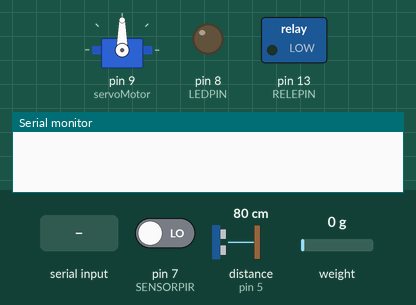
Simulated run of this sketch. Board: Arduino Uno, built with avr-gcc and run on an emulated ATmega328P. Shown: servo, switched loads named in the sketch (green lamp = pin HIGH), output pins drawn as LEDs (lit = HIGH), the last lines printed to the serial monitor. Wiring (inferred from the names in the program): ultrasonic range finder: trigger pin 6; echo pin 5. The inputs (shaded band) are chosen by the test bench; at power-on: distance to the obstacle (sensor on pin 5) 80 cm, pin 7 (SENSORPIR) LOW, weight on the scale 0 g. The echo pulse lasts 58.3 µs per cm; pins used as bus, display or sensor lines are not drawn.

Above: at 0.1 s.
At 3.6 s:
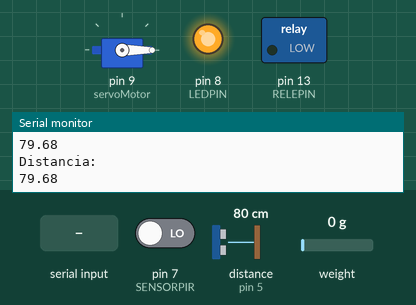
3.7 s: distance to the obstacle (sensor on pin 5) set to 12 cm
5.6 s: distance to the obstacle (sensor on pin 5) set to 9 cm
At 7.5 s:
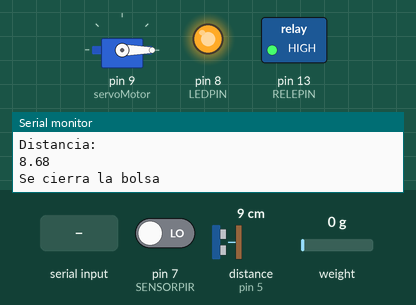
7.9 s: "j" received over the second serial link
Timing chart, 0 to 27.9 s (numbered marks = the images above; inputs shaded):
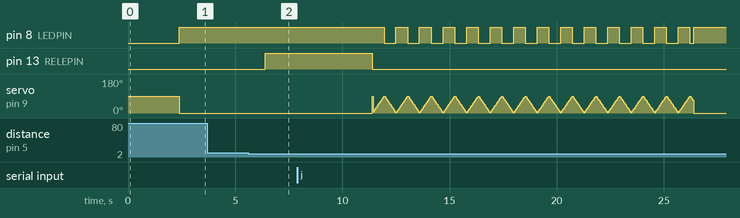

The sketch:

Proyecto_Final.ino
```cpp
//Servo
#include <Servo.h>

//Sensor de humedad
#include <DHT.h>
#include <DHT_U.h>
#include <Adafruit_Sensor.h>

//Balanza
#include <HX711_ADC.h>

//HC05
#include <SoftwareSerial.h>

SoftwareSerial BTserial(4,3); // RX | TX
char datoObtenido = ' ';

//DEFINE
#define DHTPIN 2
#define DHTTYPE DHT11
#define TSERVO 1000
#define TSERVOJUEGO 5
#define SENSORPIR 7
#define LEDPIN 8
#define RELEPIN 13
#define ECHOPIN 5 // receptor ultrasonico
#define TRIGGERPIN 6 // emisor ultrasonico
#define distanciaCerrarBolsa 10
#define valorServoArriba 90
#define valorServoAbajo 0
#define tiempDeJuego 15000
#define stabilisingTimeBalanza 2000
#define calibracionBalanza 213.00 // Factor de calibración para 1kg = 212.00
#define velocidadSonido 0.0343 // el sonido viaja a 343 metros por segundo
#define tiempoEsperaTapa 5000

// identificacion residuos
#define humedadMenor 15
#define humedadMayor 20
#define pesoMenor 50
#define pesoMayor 100


DHT_Unified dht(DHTPIN, DHTTYPE);
uint32_t delayMS;

HX711_ADC LoadCell(A1, A0);

//Sensor ultrasónico
float distanciaBasura;
unsigned long tiempo;
unsigned long tiempoUltraSonido = 0;


//Servo
Servo servoMotor;
unsigned long tiempoTapa = 0;

//Variables adicionales
bool bolsaAbierta = true;
bool seCambioBolsa = false; //Seteado desde la app
bool pedidoCerrarBolsa = false;
bool seSeteoPesoMaximo = false;
bool tachoLleno = false;
bool tapaAbierta = false;
int anotacion = 0;
float pesoActual;
float pesoMaximo;
float humedad;

void setup()
{
  Serial.begin(9600);

  //Pir
  pinMode(SENSORPIR, INPUT);

  //Servo
  servoMotor.attach(9);

  //Sensor ultrasónico
  pinMode(TRIGGERPIN, OUTPUT);
  pinMode(ECHOPIN, INPUT);

  //Relé
  pinMode(RELEPIN, OUTPUT);

  //Sensor humedad
  dht.begin();

  //Se configura la velocidad del puerto serie para poder imprimir en el puerto Serie
  //Se configura la velocidad de transferencia de datos entre el Bluethoot  HC05 y el de Android.
  BTserial.begin(9600);

  //Balanza
  LoadCell.begin();
  LoadCell.start(stabilisingTimeBalanza);
  LoadCell.setCalFactor(calibracionBalanza);

  //Led
  pinMode(LEDPIN, OUTPUT);

  Inicializar();
}

void loop()
{
  if (bolsaAbierta)
  {
    AbrirCerrarTapa();
  }
  if(millis() > tiempoUltraSonido + TSERVO) // hacemos espera no bloqueante porque cuando se cierra la tapa,
                                            // provoca que el ultrasonido detecte una distancia muy chica y se nos cierra la bolsa
  {
    tiempoUltraSonido = millis();
    distanciaBasura = ObtenerDistanciaBasura();
    Serial.println("Distancia: ");
    Serial.println(distanciaBasura);
    if (seSeteoPesoMaximo)
    {
      Serial.println("Se seteo el peso máximo: ");
      Serial.println(pesoMaximo);
      Serial.println("El peso máximo es: ");
      Serial.println(pesoActual);
    }
    if (pedidoCerrarBolsa)
    {
      Serial.println("Se pidió cerrar bolsa");
    }
    if (((distanciaBasura < distanciaCerrarBolsa) || (seSeteoPesoMaximo && pesoActual >= pesoMaximo) || pedidoCerrarBolsa) && bolsaAbierta)
    {
      Serial.println("Se cierra la bolsa");
      CerrarBolsa();
    }
  }
  Pesar();
  ObtenerDatosAplicacion();
  if (seCambioBolsa)
  {
    ConfigurarPorCambioDeBolsa();
  }
}

void Inicializar()
{
  servoMotor.write(valorServoAbajo);
  digitalWrite(LEDPIN , HIGH);
}

void AbrirCerrarTapa()
{
  if(!tapaAbierta && digitalRead(SENSORPIR) == HIGH)
  {
    servoMotor.write(valorServoArriba);
    tapaAbierta = true;
    Serial.println("Se abre la tapa");
    tiempoTapa = millis();
  }
  if (tapaAbierta && (millis() > tiempoTapa + tiempoEsperaTapa)) //Esperamos 5 segundos antes de cerrar la tapa para que el usuario arroje los residuos.
  {
    servoMotor.write(valorServoAbajo);
    tapaAbierta = false;
  }
}

float ObtenerDistanciaBasura()
{
  digitalWrite(TRIGGERPIN, HIGH);
  delayMicroseconds(10);
  digitalWrite(TRIGGERPIN, LOW);
  tiempo = (pulseIn(ECHOPIN, HIGH)/2);
  return float(tiempo * velocidadSonido);
}

void CerrarBolsa()
{
  servoMotor.write(valorServoAbajo);
  digitalWrite(RELEPIN, HIGH);
  delay(5000); //Tiempo de cerrado de la bolsa.
  digitalWrite(RELEPIN, LOW);
  bolsaAbierta = false;
  pedidoCerrarBolsa  = false;
  servoMotor.write(valorServoArriba);
  digitalWrite(LEDPIN , LOW);
  if (distanciaBasura < distanciaCerrarBolsa)
  {
    tachoLleno = true;
  }
}

void ObtenerDatosAplicacion()
{
  if (BTserial.available())
  {
    datoObtenido = BTserial.read();
    Serial.print(datoObtenido);
    switch(datoObtenido)
    {
      case 'c':
        seCambioBolsa = true;
      break;

      case 'j':
        IniciarModoJuego();
      break;

      case 'b':
        pedidoCerrarBolsa = true;
      break;

      case 'r':
        EnviarInformacionResiduo();
      break;

      case 'p':
        {
          float peso = ObtenerPeso();
          char pesoStr[8];
          dtostrf(peso, sizeof(pesoStr), 2, pesoStr); //Castea el float a char* con precisión de 2 decimales
          Serial.print("Peso actual: ");
          strcat(pesoStr, "%");
          Serial.println(pesoStr);
          BTserial.write(pesoStr);
        }
      break;

      case '1':
        {
          SetearPesoMaximo(100);
        }
      break;

      case '2':
        {
          SetearPesoMaximo(500);
        }
      break;

      case '3':
        {
          SetearPesoMaximo(1000);
        }
      break;
    }
  }
}

void IniciarModoJuego()
{
  int posicionServo = 0, cont = 0;
  int cantidad = 0;
  bool levantando = true;
  bool puedeAnotar;
  unsigned long tiempo_1 = 0;
  unsigned long tiempo_2 = 0;
  unsigned long tiempoComienzoJuego = millis();
  unsigned long tiempoActualJuego = millis();
  unsigned long tiempoTotalJuego = 0;
  while(tiempoTotalJuego < tiempDeJuego)
  {
    if(millis() > tiempo_1 + TSERVOJUEGO && posicionServo < valorServoArriba && levantando) //Abre la tapa del tacho.
    {
      tiempo_1 = millis();
      posicionServo++;
      servoMotor.write(posicionServo);
      digitalWrite(LEDPIN , HIGH);
      if (posicionServo == valorServoArriba){
        levantando = false;
      }
    }

    if(millis() > tiempo_1 + TSERVOJUEGO && posicionServo > valorServoAbajo && !levantando) //Cierra la tapa del tacho.
    {
      tiempo_1 = millis();
      posicionServo--;
      servoMotor.write(posicionServo);
      digitalWrite(LEDPIN , LOW);
      if (posicionServo == valorServoAbajo)
      {
        levantando = true;
      }
    }
    tiempoActualJuego = millis();
    tiempoTotalJuego = tiempoActualJuego - tiempoComienzoJuego;
  }
  Inicializar();
}

void ConfigurarPorCambioDeBolsa()
{
  servoMotor.write(valorServoAbajo);
  digitalWrite(LEDPIN , HIGH);
  bolsaAbierta = true;
  seCambioBolsa = false;
  tachoLleno = false;
}

float ObtenerHumedad()
{
  delay(delayMS);
  sensors_event_t event;
  dht.temperature().getEvent(&event);
  return event.relative_humidity;
}

void Pesar()
{
  long tiempoBalanza;
  LoadCell.update();
  pesoActual = LoadCell.getData();
}

float ObtenerPeso()
{
  return pesoActual;
}

void SetearPesoMaximo(float peso)
{
  seSeteoPesoMaximo = true;
  pesoMaximo = peso;
}

void EnviarInformacionResiduo()
{
  humedad = ObtenerHumedad();
  Serial.println(humedad);
  if (tachoLleno && pesoActual > pesoMayor)
  {
    Serial.print("El contenido es mayormente basura");
    BTserial.write("El contenido es mayormente basura%");
  }
  else if (tachoLleno && pesoActual <= pesoMayor)
  {
    Serial.print("El contenido es mayormente reciclable");
    BTserial.write("El contenido es mayormente reciclable%");
  }
  else if (humedad <= humedadMenor && pesoActual <= pesoMenor)
  {
    Serial.print("El contenido es no degradable");
    BTserial.write("El contenido es no degradable%");
  }
  else if ((humedad > humedadMenor && humedad < humedadMayor) && (pesoActual > pesoMenor && pesoActual < pesoMayor))
  {
    Serial.print("El contenido es poco degradable");
    BTserial.write("El contenido es poco degradable%");
  }
  else if (humedad >= humedadMayor && pesoActual >= pesoMayor)
  {
    Serial.print("El contenido es altamente degradable");
    BTserial.write("El contenido es altamente degradable%");
  }
  else
  {
    Serial.print("El contenido es poco degradable");
    BTserial.write("El contenido es poco degradable%");
  }
}
```

Measured:
- the behaviour switches between 11 and 10 cm on distance to the obstacle (sensor on pin 5) (found by bisection; images 1 and 2)
- after the input at 5.6 s, pin 13 (RELEPIN): LOW → HIGH after 0.81 s
